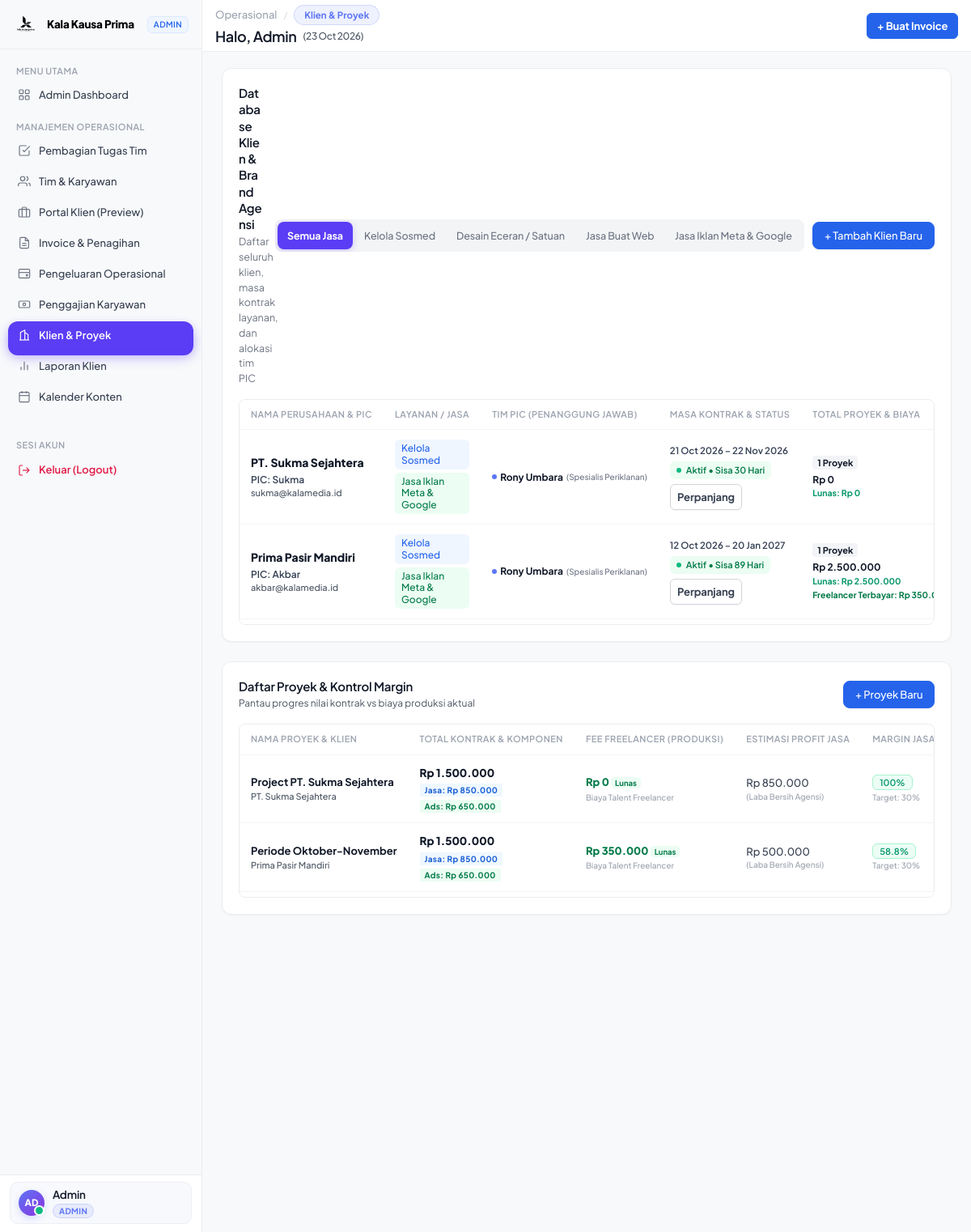
/clients?_slot=internal&_u=u_2 (signed in), run on an earlier commit of the app's database.
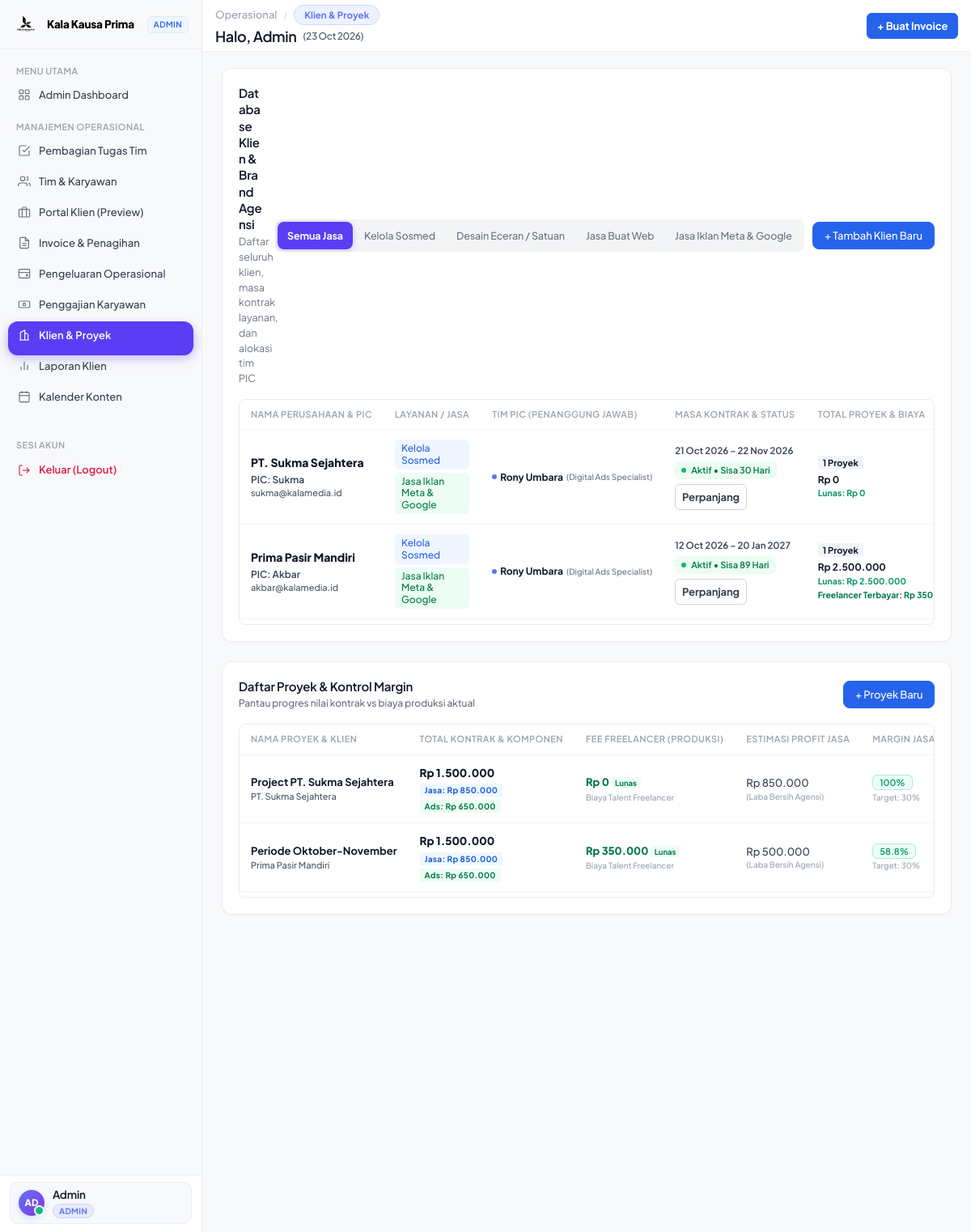
And on a later commit of the database.
### tables this page shows
CREATE TABLE employee_clients (
                id INTEGER PRIMARY KEY AUTOINCREMENT,
                user_id INT NOT NULL,
                client_id INT NOT NULL,
                created_at DATETIME DEFAULT CURRENT_TIMESTAMP
            );

CREATE TABLE users (
                id INTEGER PRIMARY KEY AUTOINCREMENT,
                name VARCHAR(100) NOT NULL,
                email VARCHAR(150) UNIQUE NOT NULL,
                password VARCHAR(255) NOT NULL,
                role VARCHAR(20) NOT NULL DEFAULT 'admin', -- 'owner' or 'admin'
                avatar VARCHAR(255) DEFAULT NULL,
                created_at DATETIME DEFAULT CURRENT_TIMESTAMP
            , employment_type VARCHAR(30) DEFAULT 'internal', phone_wa VARCHAR(50) DEFAULT NULL, client_id INT DEFAULT NULL, is_active INT DEFAULT 1, position VARCHAR(150) DEFAULT NULL, jobdesk TEXT DEFAULT NULL, is_deleted INT DEFAULT 0, service_specialty VARCHAR(150) DEFAULT 'Kelola Sosmed', contract_start_date DATE DEFAULT NULL, contract_end_date DATE DEFAULT NULL);

### config/app.php (called while the page is built, shortened)
<?php
function format_rupiah($number, $with_prefix = true) {
    $val = number_format(floatval($number), 0, ',', '.');
    return $with_prefix ? 'Rp ' . $val : $val;
}
    ?>

### views/clients.php (shortened to what the changed rows need)
<?php
$db = Database::getConnection();
$clients = $db->query("
    SELECT c.*,
           (SELECT COUNT(*) FROM projects WHERE client_id = c.id AND COALESCE(is_deleted, 0) = 0) as total_projects,
           (SELECT COALESCE(SUM(total_amount), 0) FROM invoices WHERE client_id = c.id AND COALESCE(is_deleted, 0) = 0) as total_invoiced,
           (SELECT COALESCE(SUM(total_amount), 0) FROM invoices WHERE client_id = c.id AND status = 'Paid' AND COALESCE(is_deleted, 0) = 0) as total_paid,
           (SELECT COALESCE(SUM(amount), 0) FROM freelancer_payouts WHERE project_id IN (SELECT id FROM projects WHERE client_id = c.id) AND status = 'Paid' AND COALESCE(is_deleted, 0) = 0) as total_freelancer_paid
    FROM clients c
    WHERE COALESCE(c.is_deleted, 0) = 0
    ORDER BY c.id DESC
")->fetchAll();
$assignedTeamRows = $db->query("
    SELECT ec.client_id, u.id, u.name, u.role, u.employment_type, u.position
    FROM employee_clients ec
    JOIN users u ON ec.user_id = u.id
    WHERE COALESCE(u.is_deleted, 0) = 0
    ORDER BY u.name ASC
")->fetchAll();
$teamByClient = [];
foreach ($assignedTeamRows as $r) {
    $teamByClient[(int)$r['client_id']][] = $r;
}
?>
<!DOCTYPE html>
<html lang="id">
<head>
  <link rel="stylesheet" href="assets/css/style.css?v=saas-linear-1.0">
</head>
<body>
  <div class="app-container">
    <main class="main-wrapper">
      <?php require_once BASE_PATH . '/includes/header.php'; ?>
      <div class="content-body">
        <div class="glass-panel" style="overflow: visible; min-width: 0; max-width: 100%;">
          <div class="card-toolbar-saas">
            <div class="card-toolbar-header-row">
              <div>
                <h2 class="panel-title" style="margin: 0; font-size: 15px; font-weight: 600; color: #111827; letter-spacing: -0.015em;">
                  Database Klien &amp; Brand Agensi
                </h2>
              </div>
            </div>
          </div>
          <div class="kala-table-scroll table-responsive" style="width: 100%; max-width: 100%; overflow-x: auto !important; -webkit-overflow-scrolling: touch !important; display: block !important; padding-bottom: 6px;">
            <table class="table-custom" style="min-width: 920px !important; width: 100%;">
              <thead>
                <tr>
                  <th style="white-space: nowrap !important;">NAMA PERUSAHAAN &amp; PIC</th>
                  <th style="white-space: nowrap !important;">LAYANAN / JASA</th>
                  <th style="white-space: nowrap !important;">TIM PIC (PENANGGUNG JAWAB)</th>
                  <th style="white-space: nowrap !important;">MASA KONTRAK &amp; STATUS</th>
                  <th style="white-space: nowrap !important;">TOTAL PROYEK &amp; BIAYA</th>
                </tr>
              </thead>
              <tbody id="clients-table-body">
                <?php if (empty($clients)): ?>
                  <tr><td colspan="6" style="text-align: center; color: var(--text-muted); padding: 32px;">Belum ada data klien terdaftar.</td></tr>
                <?php else: ?>
                  <?php
                  $today = date('Y-m-d');
                  foreach ($clients as $c):
                    $cServices = !empty($c['service_type']) ? explode(',', $c['service_type']) : [];
                    $assignedTeam = $teamByClient[(int)$c['id']] ?? [];
                    $endDate = !empty($c['contract_end_date']) ? $c['contract_end_date'] : null;
                    $startDate = !empty($c['contract_start_date']) ? $c['contract_start_date'] : null;
                    $isExpired = false;
                    $daysRemaining = null;
                    if ($endDate) {
                        $diffDays = (int)ceil((strtotime($endDate) - strtotime($today)) / 86400);
                        if ($diffDays < 0 || ($c['contract_status'] ?? '') === 'expired') {
                            $isExpired = true;
                        } else {
                            $daysRemaining = $diffDays;
                        }
                    }
                  ?>
                    <tr class="client-data-row" data-services="<?= htmlspecialchars(strtolower($c['service_type'] ?? '')) ?>">
                      <td style="white-space: nowrap;">
                        <div class="clickable-client-link" onclick="openProjectFinancialDetailModal(0, <?= $c['id'] ?>)" title="Lihat Rincian Alokasi Keuangan Klien">
                          <span style="font-size: 14px; font-weight: 800; color: #101828;"><?= htmlspecialchars($c['company']) ?></span>
                        </div>
                        <div style="font-weight: 600; color: #344054; font-size: 12px; margin-top: 2px;">PIC: <?= htmlspecialchars($c['name'] ?: '-') ?></div>
                        <div style="color: var(--text-secondary); font-size: 11px;"><?= htmlspecialchars($c['email'] ?: '') ?> <?= !empty($c['phone']) ? '• ' . htmlspecialchars($c['phone']) : '' ?></div>
                      </td>
                      <td>
                        <?php if (empty($cServices)): ?>
                          <span style="font-size: 11px; color: var(--text-muted); font-style: italic;">Belum diatur</span>
                        <?php else: ?>
                          <div style="display: flex; flex-wrap: wrap; gap: 4px; max-width: 220px;">
                            <?php foreach ($cServices as $s):
                              $s = trim($s);
                              $tagClass = 'service-tag-default';
                              if (stripos($s, 'sosmed') !== false) $tagClass = 'service-tag-sosmed';
                              elseif (stripos($s, 'desain') !== false) $tagClass = 'service-tag-desain';
                              elseif (stripos($s, 'web') !== false) $tagClass = 'service-tag-web';
                              elseif (stripos($s, 'iklan') !== false) $tagClass = 'service-tag-ads';
                            ?>
                              <span class="service-tag <?= $tagClass ?>"><?= htmlspecialchars($s) ?></span>
                            <?php endforeach; ?>
                          </div>
                        <?php endif; ?>
                      </td>
                      <td style="white-space: nowrap;">
                        <?php if (empty($assignedTeam)): ?>
                          <span style="font-size: 11.5px; color: var(--text-tertiary); font-style: italic;">Belum ada PIC teralokasi</span>
                        <?php else: ?>
                          <div style="display: flex; flex-direction: column; gap: 4px;">
                            <?php foreach ($assignedTeam as $atm): ?>
                              <div style="font-size: 12px; font-weight: 700; color: #101828; display: inline-flex; align-items: center; gap: 4px;">
                                <span style="width: 6px; height: 6px; border-radius: 50%; background: #5D76F5; display: inline-block;"></span>
                                <?= htmlspecialchars($atm['name']) ?>
                                <span style="font-size: 10px; color: #6E7485; font-weight: 500;">(<?= htmlspecialchars($atm['position'] ?: 'Staff') ?>)</span>
                              </div>
                            <?php endforeach; ?>
                          </div>
                        <?php endif; ?>
                      </td>
                      <td style="white-space: nowrap;">
                        <?php if ($startDate && $endDate): ?>
                          <div style="font-size: 11.5px; color: #344054; font-weight: 600; margin-bottom: 4px;">
                            <?= date('d M Y', strtotime($startDate)) ?> &ndash; <?= date('d M Y', strtotime($endDate)) ?>
                          </div>
                        <?php else: ?>
                          <div style="font-size: 11px; color: var(--text-muted); font-style: italic; margin-bottom: 4px;">Tanggal belum diset</div>
                        <?php endif; ?>
                        <?php if ($isExpired): ?>
                          <div style="display: inline-flex; align-items: center; gap: 6px; flex-wrap: wrap;">
                            <span style="background: #FEF3F2; color: #B42318; border: none; font-size: 11px; font-weight: 600; padding: 3px 8px; border-radius: 6px; display: inline-flex; align-items: center;">
                              <span class="status-dot dot-red"></span> Kontrak Berakhir
                            </span>
                            <button type="button" class="btn btn-sm" onclick='openRenewClientModal(<?= json_encode($c, JSON_HEX_TAG | JSON_HEX_APOS | JSON_HEX_QUOT | JSON_HEX_AMP) ?>)' style="background: #027A48; color: #FFF; border: none; font-size: 11px; font-weight: 600; padding: 3px 8px; border-radius: 6px; cursor: pointer;">
                              + Perpanjang Kontrak
                            </button>
                          </div>
                        <?php else: ?>
                          <div style="display: inline-flex; align-items: center; gap: 6px; flex-wrap: wrap;">
                            <span style="background: #ECFDF3; color: #027A48; border: none; font-size: 11px; font-weight: 600; padding: 3px 8px; border-radius: 6px; display: inline-flex; align-items: center;">
                              <span class="status-dot dot-green"></span> Aktif <?= $daysRemaining !== null ? "• Sisa {$daysRemaining} Hari" : '' ?>
                            </span>
                            <button type="button" class="btn btn-secondary btn-sm" onclick='openRenewClientModal(<?= json_encode($c, JSON_HEX_TAG | JSON_HEX_APOS | JSON_HEX_QUOT | JSON_HEX_AMP) ?>)' style="font-size: 11px; font-weight: 600; padding: 3px 8px; border-radius: 6px;">
                              Perpanjang
                            </button>
                          </div>
                        <?php endif; ?>
                      </td>
                      <td style="white-space: nowrap;">
                        <span style="font-weight: 700; color: #101828; background: #F2F4F7; padding: 2px 6px; border-radius: 4px; font-size: 11px;">
                          <?= $c['total_projects'] ?> Proyek
                        </span>
                        <div style="font-weight: 700; color: #101828; font-size: 12px; margin-top: 3px;"><?= format_rupiah($c['total_invoiced']) ?></div>
                        <div style="font-size: 10.5px; color: var(--success-text); font-weight: 700;">Lunas: <?= format_rupiah($c['total_paid']) ?></div>
                        <?php if (!empty($c['total_freelancer_paid']) && $c['total_freelancer_paid'] > 0): ?>
                          <div style="font-size: 10.5px; color: #027A48; font-weight: 700; margin-top: 2px;">Freelancer Terbayar: <?= format_rupiah($c['total_freelancer_paid']) ?></div>
                        <?php endif; ?>
                      </td>
                    </tr>
                  <?php endforeach; ?>
                <?php endif; ?>
              </tbody>
            </table>
          </div>
        </div>
        <div class="glass-panel" style="overflow: visible; min-width: 0; max-width: 100%;">
          <div class="kala-table-scroll table-responsive" style="width: 100%; max-width: 100%; overflow-x: auto !important; -webkit-overflow-scrolling: touch !important; display: block !important; padding-bottom: 6px;">
            <table class="table-custom" style="min-width: 960px !important; width: 100%;">
              <thead>
                <tr>
                  <th style="white-space: nowrap !important;">NAMA PROYEK &amp; KLIEN</th>
                  <th style="white-space: nowrap !important;">TOTAL KONTRAK &amp; KOMPONEN</th>
                  <th style="white-space: nowrap !important;">FEE FREELANCER (PRODUKSI)</th>
                  <th style="white-space: nowrap !important;">ESTIMASI PROFIT JASA</th>
                  <th style="white-space: nowrap !important;">MARGIN JASA</th>
                </tr>
              </thead>
            </table>
          </div>
        </div>
      </div>
    </main>
  </div>
  <?php require_once BASE_PATH . '/includes/footer.php'; ?>
</body>
</html>

What changed in the data, as far as the page shows it:
changed through a linked row, employee_clients (number 1 of 2 on the later page): user.position "Spesialis Periklanan" → "Digital Ads Specialist"
changed through a linked row, employee_clients (number 2 of 2 on the later page): user.position "Spesialis Periklanan" → "Digital Ads Specialist"
